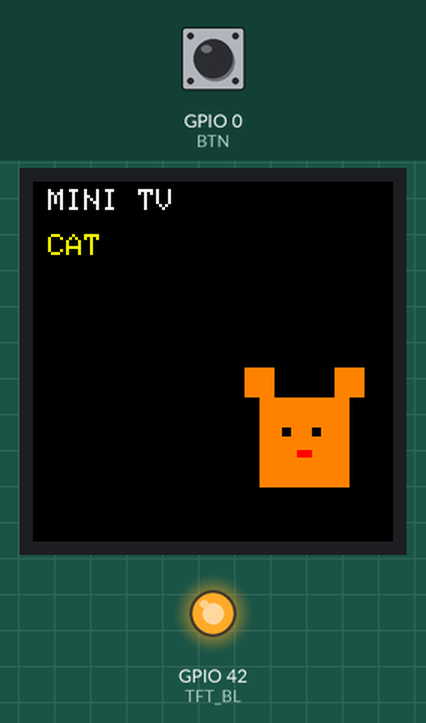
This sketch was run on a simulated ESP32-S3. On the bench: 240×240 colour display, output pins drawn as LEDs (lit = HIGH). Inputs (shaded band) come from the test bench; at power-on: GPIO 0 (BTN) HIGH.

Above: at 1.4 s.
1.5 s: GPIO 0 (BTN) pulled LOW for 0.15 s
2.2 s: GPIO 0 (BTN) pulled LOW for 1 s
3.8 s: GPIO 0 (BTN) pulled LOW for 0.15 s
At 3.82 s:
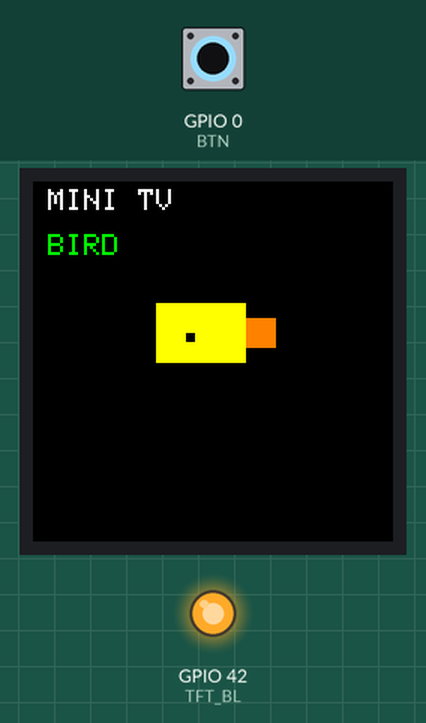
4.5 s: GPIO 0 (BTN) pulled LOW for 1 s
At 4.72 s:
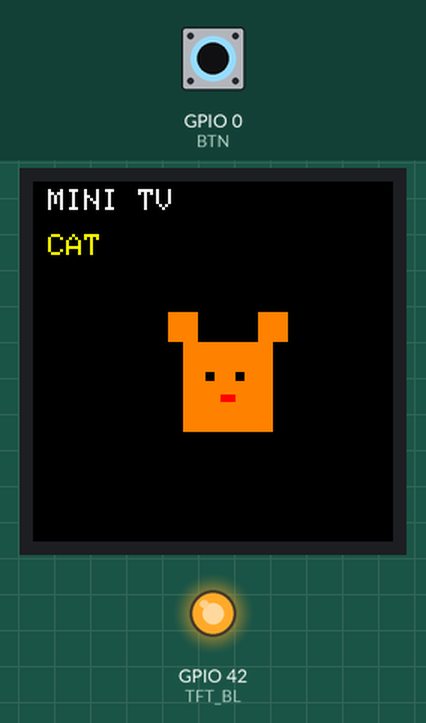
At 6.23 s:
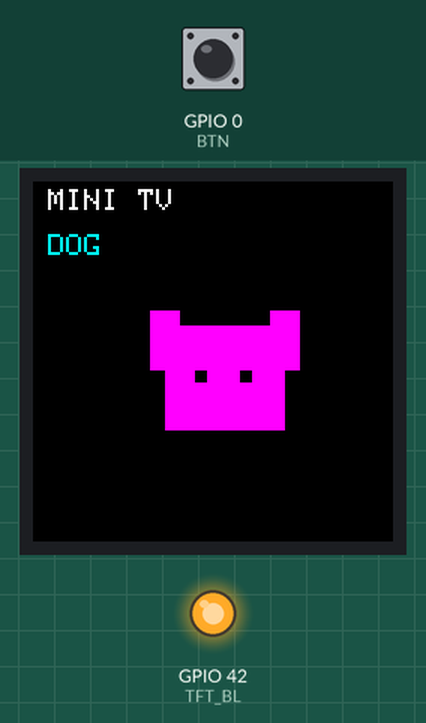
Timing chart, 0 to 7.1 s (numbered marks = the images above; inputs shaded):
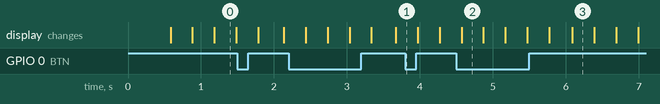

Measured:
- after the input at 4.5 s, the display: first differs from a run without the input after 1.6 s (image 3)

The sketch:

animal-tv.ino
```cpp
// ============================================================
//  HS-01  Animal TV  — cat / dog / bird channels (animated)
//  ESP32-S3 + ST7789 240x240 SPI TFT
//
//  Button (BOOT, GPIO0):
//    1 click  -> next channel
//    2 clicks -> previous channel
//    3 clicks -> back to CAT
//
//  Each animal bounces around the screen and blinks.
// ============================================================

#include <SPI.h>
#include <Adafruit_GFX.h>
#include <Adafruit_ST7789.h>

// ---- HS-01 display pins ----
#define TFT_SCLK  21
#define TFT_MOSI  47
#define TFT_DC    40
#define TFT_CS    41
#define TFT_BL    42          // backlight — MUST be driven HIGH
#define TFT_RST   45

// ---- button ----
#define BTN        0          // BOOT button, active LOW

// ---- animation region (below the text labels) ----
#define AREA_TOP   60
#define SCREEN_W   240
#define SCREEN_H   240
#define FRAME_MS   33         // ~30 fps

Adafruit_ST7789 tft = Adafruit_ST7789(TFT_CS, TFT_DC, TFT_RST);

int  tv_channel = 0;          // 0 = cat, 1 = dog, 2 = bird
bool pressed    = false;
int  clickCount = 0;
unsigned long lastClick = 0;

// ---- animation state ----
float x, y;                   // current top-left of the animal box
float vx, vy;                 // velocity (px/frame)
int   boxW, boxH;             // bounding box for the current animal
int   prevX, prevY;           // where we drew last frame (to erase)
unsigned long lastFrame = 0;
unsigned long lastBlink = 0;
bool  blinking = false;

// forward declarations
void showTV();
void animate();
void drawAnimal(int ox, int oy, bool blink);
void drawCat(int ox, int oy, bool blink);
void drawDog(int ox, int oy, bool blink);
void drawBird(int ox, int oy, bool blink);

void setup() {
  Serial.begin(115200);
  pinMode(BTN, INPUT_PULLUP);

  // ---- TFT init (order matters) ----
  pinMode(TFT_BL, OUTPUT);
  digitalWrite(TFT_BL, HIGH);                // backlight ON
  SPI.begin(TFT_SCLK, -1, TFT_MOSI, TFT_CS); // remap SPI to HS-01 pins
  tft.init(240, 240, SPI_MODE3);             // ST7789 (NOT initR)
  tft.setRotation(2);
  tft.fillScreen(ST77XX_BLACK);

  showTV();
}

void loop() {
  // ---- button handling ----
  int state = digitalRead(BTN);
  if (state == LOW && !pressed) pressed = true;
  if (state == HIGH && pressed) {
    pressed = false;
    clickCount++;
    lastClick = millis();
  }
  if (clickCount > 0 && millis() - lastClick > 400) {
    if (clickCount == 1)      tv_channel = (tv_channel + 1) % 3;  // next
    else if (clickCount == 2) tv_channel = (tv_channel + 2) % 3;  // previous
    else                      tv_channel = 0;                     // reset
    showTV();
    clickCount = 0;
  }

  // ---- animation frame ----
  if (millis() - lastFrame >= FRAME_MS) {
    lastFrame = millis();
    animate();
  }
}

// ---- set up a channel: static header + label, reset motion ----
void showTV() {
  tft.fillScreen(ST77XX_BLACK);

  tft.setTextColor(ST77XX_WHITE);
  tft.setTextSize(2);
  tft.setCursor(10, 5);
  tft.println("MINI TV");

  tft.setTextSize(2);
  tft.setCursor(10, 35);
  if (tv_channel == 0) { tft.setTextColor(ST77XX_YELLOW); tft.println("CAT");  boxW = 80;  boxH = 80; }
  if (tv_channel == 1) { tft.setTextColor(ST77XX_CYAN);   tft.println("DOG");  boxW = 100; boxH = 80; }
  if (tv_channel == 2) { tft.setTextColor(ST77XX_GREEN);  tft.println("BIRD"); boxW = 80;  boxH = 40; }

  // start centered, moving diagonally
  x = (SCREEN_W - boxW) / 2;
  y = AREA_TOP + 20;
  vx = 2.2f;
  vy = 1.6f;
  prevX = (int)x;
  prevY = (int)y;
  blinking = false;
  lastBlink = millis();

  drawAnimal((int)x, (int)y, false);
}

// ---- one animation step ----
void animate() {
  // move
  x += vx;
  y += vy;

  // bounce off the walls
  if (x < 0)                 { x = 0;                 vx = -vx; }
  if (x > SCREEN_W - boxW)   { x = SCREEN_W - boxW;   vx = -vx; }
  if (y < AREA_TOP)          { y = AREA_TOP;          vy = -vy; }
  if (y > SCREEN_H - boxH)   { y = SCREEN_H - boxH;   vy = -vy; }

  // blink about every 2.5 s for ~150 ms
  unsigned long now = millis();
  if (!blinking && now - lastBlink > 2500) { blinking = true;  lastBlink = now; }
  if (blinking  && now - lastBlink > 150)  { blinking = false; lastBlink = now; }

  // erase old position, draw new
  tft.fillRect(prevX, prevY, boxW, boxH, ST77XX_BLACK);
  drawAnimal((int)x, (int)y, blinking);
  prevX = (int)x;
  prevY = (int)y;
}

void drawAnimal(int ox, int oy, bool blink) {
  if (tv_channel == 0) drawCat(ox, oy, blink);
  else if (tv_channel == 1) drawDog(ox, oy, blink);
  else drawBird(ox, oy, blink);
}

// ---- CAT (box 80x80) ----
void drawCat(int ox, int oy, bool blink) {
  tft.fillRect(ox + 10, oy + 20, 60, 60, ST77XX_ORANGE);   // head
  tft.fillRect(ox + 0,  oy + 0,  20, 20, ST77XX_ORANGE);   // ear L
  tft.fillRect(ox + 60, oy + 0,  20, 20, ST77XX_ORANGE);   // ear R
  if (blink) {
    tft.fillRect(ox + 25, oy + 42, 6, 2, ST77XX_BLACK);    // eyes closed
    tft.fillRect(ox + 45, oy + 42, 6, 2, ST77XX_BLACK);
  } else {
    tft.fillRect(ox + 25, oy + 40, 6, 6, ST77XX_BLACK);    // eyes open
    tft.fillRect(ox + 45, oy + 40, 6, 6, ST77XX_BLACK);
  }
  tft.fillRect(ox + 35, oy + 55, 10, 5, ST77XX_RED);       // mouth
}

// ---- DOG (box 100x80) ----
void drawDog(int ox, int oy, bool blink) {
  tft.fillRect(ox + 10, oy + 10, 80, 70, ST77XX_MAGENTA);  // head
  tft.fillRect(ox + 0,  oy + 0,  20, 40, ST77XX_MAGENTA);  // ear L
  tft.fillRect(ox + 80, oy + 0,  20, 40, ST77XX_MAGENTA);  // ear R
  if (blink) {
    tft.fillRect(ox + 30, oy + 44, 8, 2, ST77XX_BLACK);
    tft.fillRect(ox + 60, oy + 44, 8, 2, ST77XX_BLACK);
  } else {
    tft.fillRect(ox + 30, oy + 40, 8, 8, ST77XX_BLACK);
    tft.fillRect(ox + 60, oy + 40, 8, 8, ST77XX_BLACK);
  }
}

// ---- BIRD (box 80x40) ----
void drawBird(int ox, int oy, bool blink) {
  tft.fillRect(ox + 0,  oy + 0,  60, 40, ST77XX_YELLOW);   // body
  tft.fillRect(ox + 60, oy + 10, 20, 20, ST77XX_ORANGE);   // beak
  if (blink)
    tft.fillRect(ox + 20, oy + 22, 6, 2, ST77XX_BLACK);    // eye closed
  else
    tft.fillRect(ox + 20, oy + 20, 6, 6, ST77XX_BLACK);    // eye open
}
```
